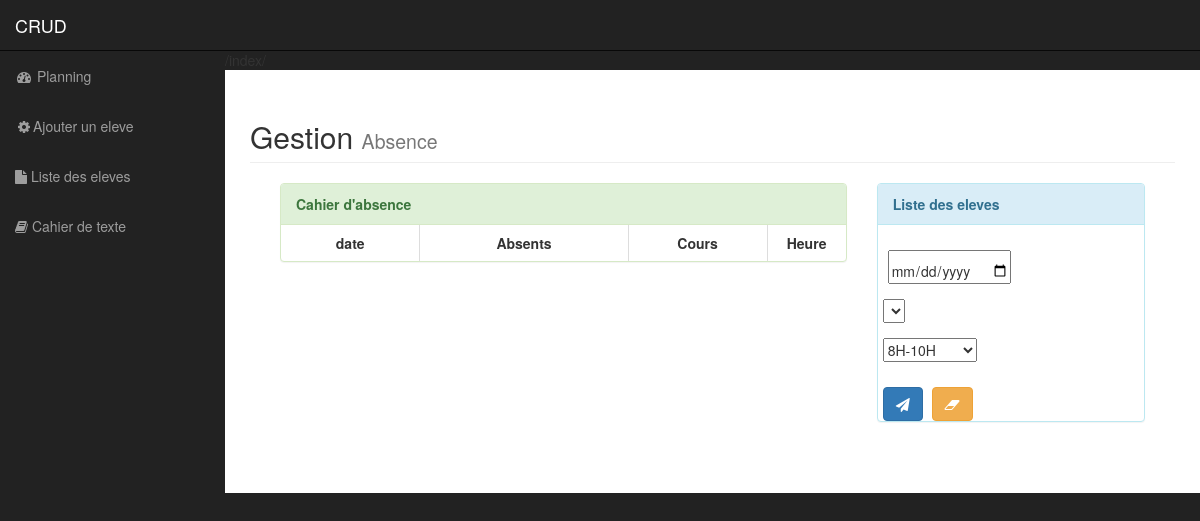
The page /presabs/ (signed in) on the database as committed earlier.
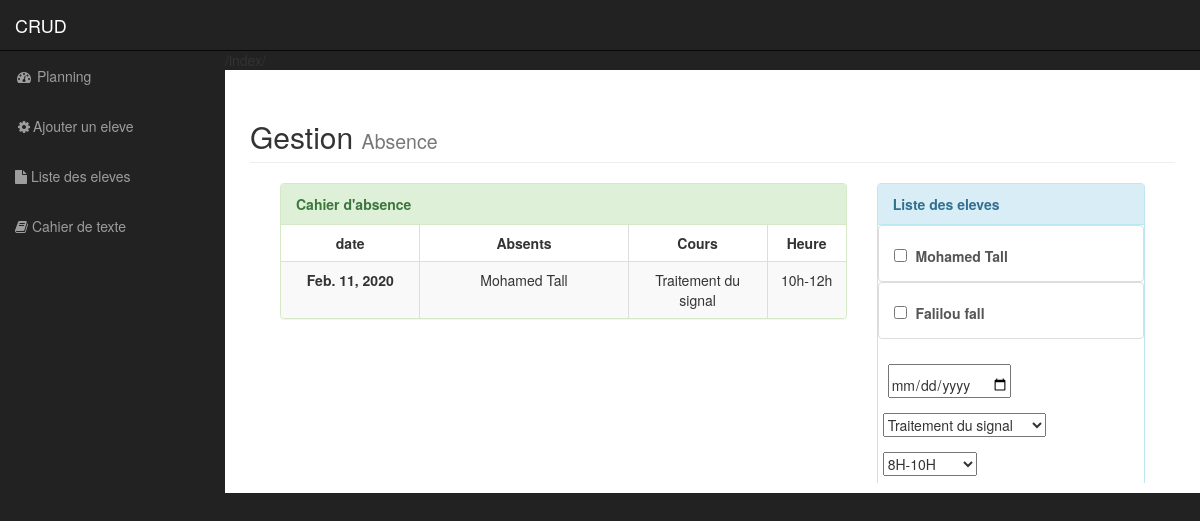
The same page on the database as committed later.
### myapp/models.py (models this page shows, shortened)
class PresAbs(models.Model):
    nom_eleve=models.CharField(max_length=400)
    id_cours=models.ForeignKey('Cours', on_delete=models.CASCADE)
    date = models.DateField()
    heure = models.CharField(max_length=10)
    class Meta :
        verbose_name_plural = "Absences"
        ordering = ['date']

class Cours(models.Model):
    nom_cours=models.CharField(max_length=50)
    duree=models.CharField(max_length=50)
    date=models.DateField()
    id_prof=models.ForeignKey('Prof', on_delete=models.CASCADE)
    id_classe = models.ForeignKey('Classe', on_delete=models.CASCADE)
    class Meta :
        verbose_name_plural = "Cours"
    def __str__(self):
        return self.nom_cours

class Eleve(models.Model):
    nom_eleve=models.CharField(max_length=50)
    prenom_eleve=models.CharField(max_length=50)
    id_classe=models.ForeignKey('Classe', on_delete=models.CASCADE)
    class Meta:
        verbose_name_plural = "Eleve"
        ordering = ['nom_eleve']

### myapp/views.py (the view, shortened to what this page needs)
# urls.py: path('presabs/', views.presence_absence, name='presabs'),
@login_required(login_url='login')
def presence_absence(request):
    eleves = Eleve.objects.all()
    cours = Cours.objects.all()
    presabs = PresAbs.objects.all()
    for j in presabs:
        j.nom_eleve = str(j.nom_eleve).replace("['", "").replace("'", "").replace("]", "")
    form = PresAbsenceForm(request.POST or None)
    return render(request, 'blog/presence_absence.html', locals())

### myapp/forms.py
class PresAbsenceForm(forms.ModelForm):
    nom_eleve = forms.CharField(
        required=False,
        widget=forms.CheckboxSelectMultiple,
    )
    class Meta:
        model = PresAbs
        fields = '__all__'

### myapp/templates/blog/presence_absence.html (shortened to what the changed rows need)
<!DOCTYPE html>
<html lang="en">
<head>
    {% load static %}
    <link href="{% static 'blog/css/bootstrap.min.css' %}" rel="stylesheet">
    <link href="{% static 'blog/css/animate.min.css' %}" rel="stylesheet">
    <link href="{% static 'blog/css/sb-admin.css' %}" rel="stylesheet">
    <link href="{% static 'blog/css/plugins/morris.css' %}" rel="stylesheet">
    <link href="{% static 'blog/font-awesome/css/font-awesome.min.css' %}" rel="stylesheet" type="text/css">
</head>
<body>
    <div id="wrapper">
        <div id="page-wrapper">
            <div class="container-fluid">
                <div class="row">
                    <div class="col-lg-12">
                        <h2 class="page-header animated fadeInLeft">
                           Gestion <small>Absence</small>
                        </h2>
                    </div>
                </div>
             <div class="col-lg-12">
                 <div class="col-lg-8" style="height: 300px; overflow: auto;">
                     <form role="form" method="post" action="{% url 'presabs' %}">
                     <div class="panel panel-success">
                         <table class="table table-bordered table-hover table-striped animated fadeInRight">
                                <thead>
                                    <tr>
                                        <th class="col-lg-2" style="text-align: center;">date</th>
                                        <th class="col-lg-3" style="text-align: center; ">Absents</th>
                                        <th class="col-lg-2" style="text-align: center;">Cours</th>
                                        <th class="col-lg-1" style="text-align: center;">Heure</th>
                                    </tr>
                                </thead>
                             <tbody>
                            {% for i in presabs %}
                            <tr style="text-align: center;">
                                <td><b>{{ i.date }}</b></td>
                                <td>{{ i.nom_eleve }}</td>
                                <td>{{ i.id_cours }}</td>
                                <td>{{ i.heure }}</td>
                            </tr>
                             {% endfor %}
                                </tbody>
                            </table>
                    </div>
                 </div>
                 <div class="col-lg-4" style="height: 300px; overflow: auto;">
                     <div class="panel panel-info">
                            {% for i in eleves %}
                         <td><li style="list-style-type: none;"><a href="#" class="list-group-item"><input type="checkbox" name="nom_eleve" value="{{ i.prenom_eleve }} {{ i.nom_eleve }}"/> <label class="tor">{{ i.prenom_eleve }} {{ i.nom_eleve }}</label></a></li></td>
                            {% endfor %}
                         <div class="form-group tor">
                                <select name="id_cours">
                                    <optgroup label="cours">
                                        {% for i in cours %}
                                        <option value="{{ i.id }}">{{ i.nom_cours }}</option>
                                        {% endfor %}
                                    </optgroup>
                                </select>
                            </div>
                            <button type="submit" class="btn btn-primary tor"><i class="fa fa-paper-plane" aria-hidden="true"> </i> </button>
                            <button type="reset" class="btn btn-warning tor"><i class="fa fa-eraser" aria-hidden="true"> </i> </button>
                    </div>
                </div>
        </div>
    </div>
</body>
</html>

Rows that differ between the two databases and show on the page:
added PresAbs: date "Feb. 11, 2020", nom_eleve "Mohamed Tall", id_cours "Traitement du signal", heure "10h-12h"
added Eleve: prenom_eleve "Mohamed", nom_eleve "Tall"
added Eleve: prenom_eleve "Falilou", nom_eleve "fall"
Other text that changed with them:
form field id_cours: (not shown) → "Traitement du signal"
